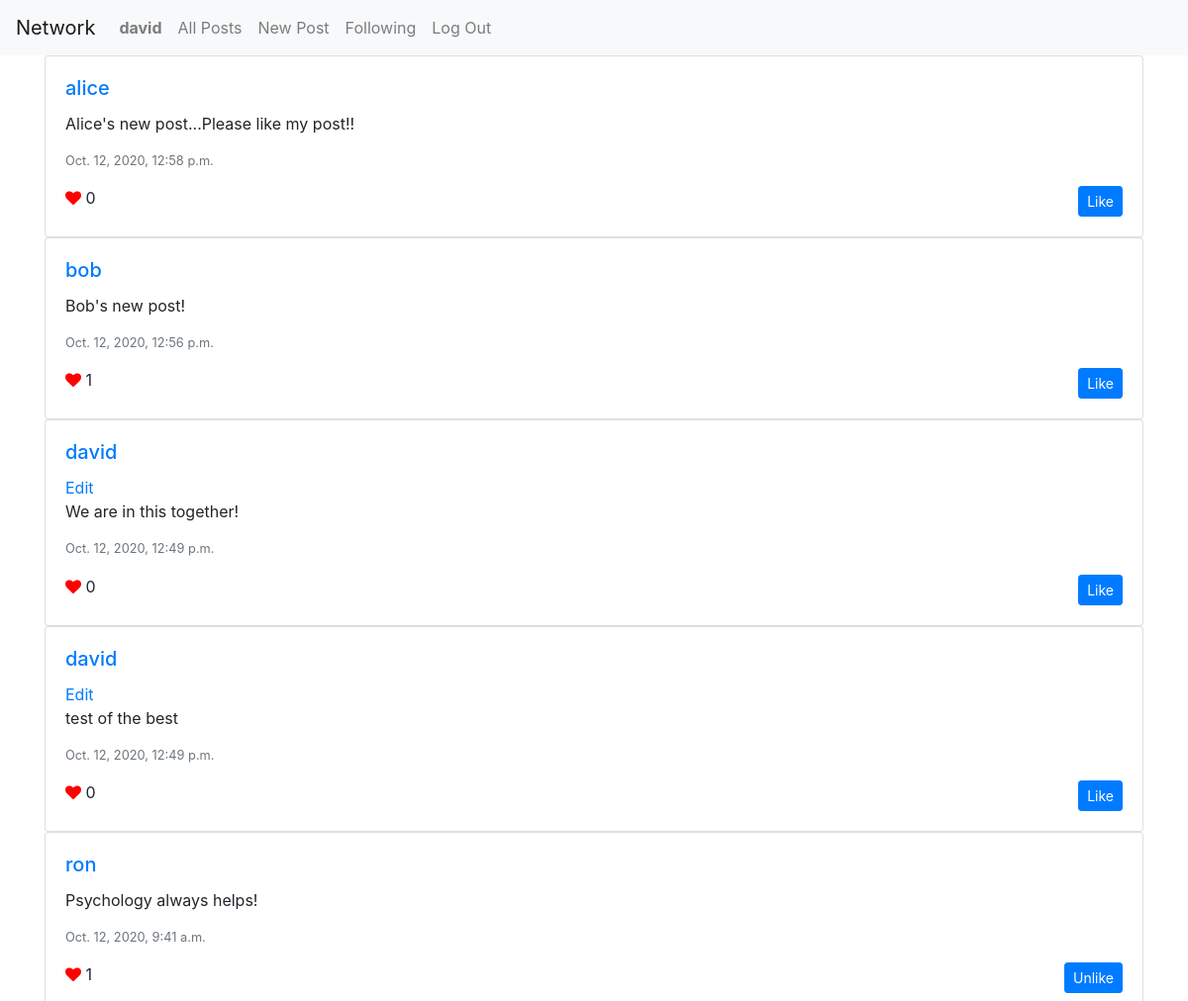
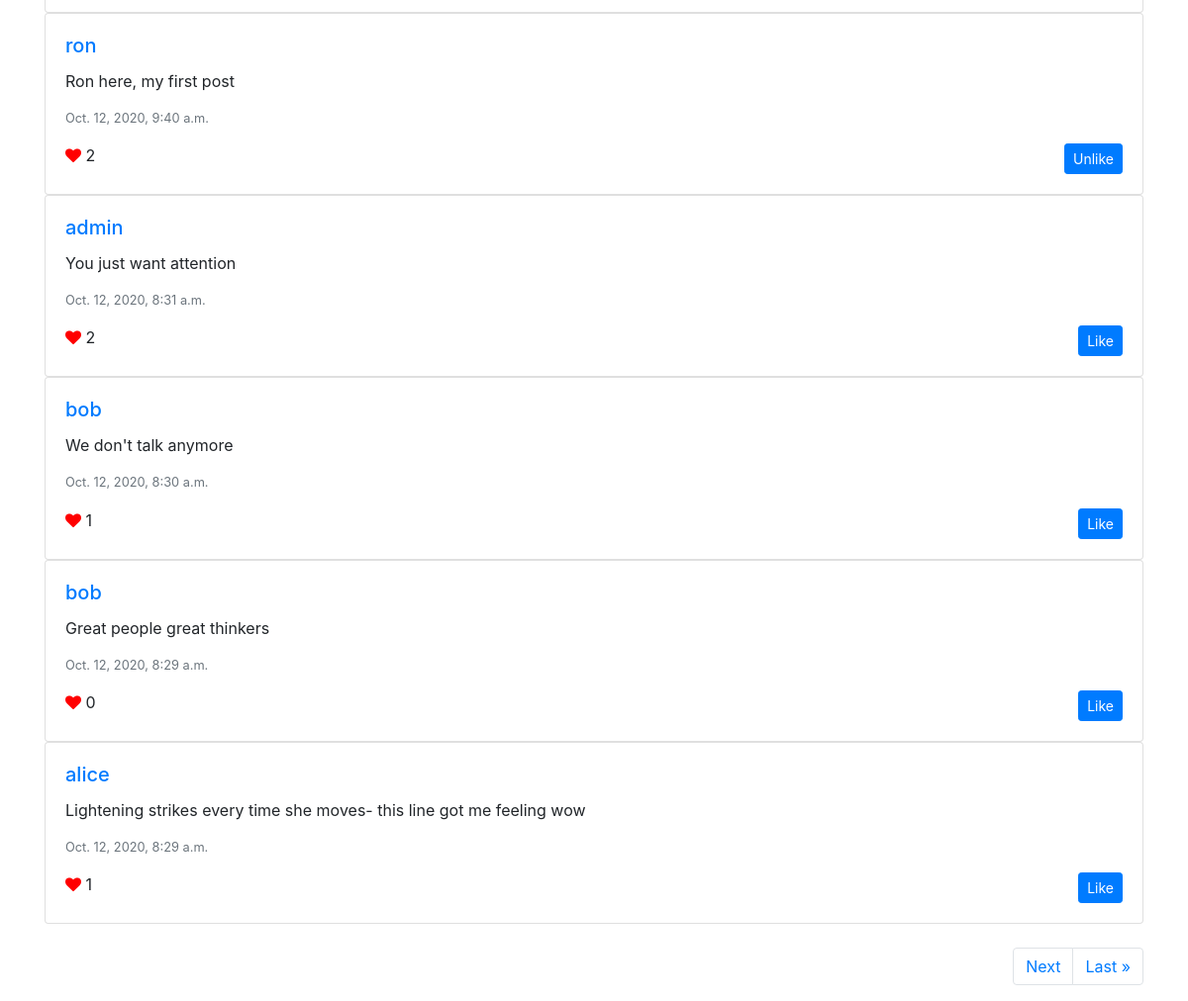
Page / (signed in) on the committed database (2 pictures, top to bottom).
### network/models.py (models this page shows, shortened)
class User(AbstractUser):
    following=models.ManyToManyField("self",symmetrical=False,default=0)
    liked_post=models.ManyToManyField("Post",related_name="liked_by",default=None,symmetrical=False,blank=True)
    followers=models.ManyToManyField("self",default='',related_name="follow",blank=True,symmetrical=False)

class Post(models.Model):
    post_creator=models.ForeignKey(User,on_delete=models.CASCADE)
    post_content=models.CharField(max_length=500)
    timestamp=models.DateTimeField(auto_now_add=True)

### network/views.py (the view)
# urls.py: path("", views.index, name="index"),
def index(request):
    posts=Post.objects.all()
    posts=posts.order_by("-timestamp").all()
    for post in posts:
        post.likes=post.liked_by.all().count()
        post.save()
    paginator = Paginator(posts, 10)
    page_number = request.GET.get('page')
    page_obj = paginator.get_page(page_number)
    return render(request, "network/index.html",{"page_obj":page_obj})

### network/templates/network/index.html (shortened to what this page needs)
{% extends "network/layout.html" %}
{% load static %}
{% block body %}
<div class="container">
    {% for post in page_obj %}
    <div class="card">
  <div class="card-body">
    <a href ="{% url 'profile'  post.post_creator.username %}"><h5 class="card-title">{{post.post_creator.username}}</h5></a>
    {% if user.username == post.post_creator.username %}
    <a href="javascript: edit({{post.id}})">Edit</a><div id="edit{{post.id}}"></div>
    {% endif %}
    <p class="card-text" id="content{{post.id}}">{{post.post_content}}</p>
    <p class="text-muted small">
      {{post.timestamp}}
    </p>
    <p class="card-text">
      <i class="fa fa-heart" style="color:red;"></i>
      <span id="pnum{{post.id}}">{{post.liked_by.all.count}}</span>
      <a class="btn btn-primary btn-sm" id="anch{{post.id}}" href="javascript: like({{post.id}})" style="float:right;">
          {% if request.user in post.liked_by.all%}
            Unlike
            {% else %}
            Like
            {% endif %}
      </a>
    </p>
  </div>
</div>
{% empty %}
<br>
<h6 style="text-align:center;">Nothing to display!</h6>
{% endfor %}
<br>
<nav aria-label="Page navigation">
   <ul class="pagination justify-content-end">
        {% if page_obj.has_next %}
         <li class="page-item"><a class="page-link" href="?page={{ page_obj.next_page_number }}">Next</a></li>
          <li class="page-item"><a class="page-link" href="?page={{ page_obj.paginator.num_pages }}">Last &raquo;</a></li>
        {% endif %}
      </ul>
    </nav>
</div>
{% endblock %}

### network/templates/network/layout.html (shortened to what this page needs)
{% load static %}
<!DOCTYPE html>
<html lang="en">
    <head>
        <link rel="stylesheet" href="https://stackpath.bootstrapcdn.com/bootstrap/4.4.1/css/bootstrap.min.css">
        <link href="{% static 'network/styles.css' %}" rel="stylesheet">
        <link rel="stylesheet" href="https://cdnjs.cloudflare.com/ajax/libs/font-awesome/4.7.0/css/font-awesome.min.css">
    </head>
    <body>
        <nav class="navbar navbar-expand-lg navbar-light bg-light">
            <a class="navbar-brand" href="#">Network</a>
            <div>
              <ul class="navbar-nav mr-auto">
                {% if user.is_authenticated %}
                    <li class="nav-item">
                        <a class="nav-link" href="{% url 'profile' user.username %}"><strong>{{ user.username }}</strong></a>
                    </li>
                {% endif %}
                <li class="nav-item">
                  <a class="nav-link" href="{% url 'index' %}">All Posts</a>
                </li>
                {% if user.is_authenticated %}
                <li class="nav-item">
                    <a class="nav-link" href="{% url 'newpost' %}">New Post</a>
                </li>
                    <li class="nav-item">
                        <a class="nav-link" href="{% url 'following' %}">Following</a>
                    </li>
                    <li class="nav-item">
                        <a class="nav-link" href="{% url 'logout' %}">Log Out</a>
                    </li>
                {% endif %}
              </ul>
            </div>
          </nav>
        <div class="body">
            {% block body %}
            {% endblock %}
        </div>
    </body>
</html>

### rows in the picture
User: username "david"
Post: post_creator.username "alice", post_content "Alice's new post...Please like my post!!", timestamp "Oct. 12, 2020, 12:58 p.m.", liked_by.all.count "0", shows "Like"
Post: post_creator.username "bob", post_content "Bob's new post!", timestamp "Oct. 12, 2020, 12:56 p.m.", liked_by.all.count "1", shows "Like"
Post: post_creator.username "david", post_content "We are in this together!", timestamp "Oct. 12, 2020, 12:49 p.m.", liked_by.all.count "0", shows "Like"
Post: post_creator.username "david", post_content "test of the best", timestamp "Oct. 12, 2020, 12:49 p.m.", liked_by.all.count "0", shows "Like"
Post: post_creator.username "ron", post_content "Psychology always helps!", timestamp "Oct. 12, 2020, 9:41 a.m.", liked_by.all.count "1", shows "Unlike"
Post: post_creator.username "ron", post_content "Ron here, my first post", timestamp "Oct. 12, 2020, 9:40 a.m.", liked_by.all.count "2", shows "Unlike"
Post: post_creator.username "admin", post_content "You just want attention", timestamp "Oct. 12, 2020, 8:31 a.m.", liked_by.all.count "2", shows "Like"
Post: post_creator.username "bob", post_content "We don't talk anymore", timestamp "Oct. 12, 2020, 8:30 a.m.", liked_by.all.count "1", shows "Like"
Post: post_creator.username "bob", post_content "Great people great thinkers", timestamp "Oct. 12, 2020, 8:29 a.m.", liked_by.all.count "0", shows "Like"
Post: post_creator.username "alice", post_content "Lightening strikes every time she moves- this line got me feeling wow", timestamp "Oct. 12, 2020, 8:29 a.m.", liked_by.all.count "1", shows "Like"
